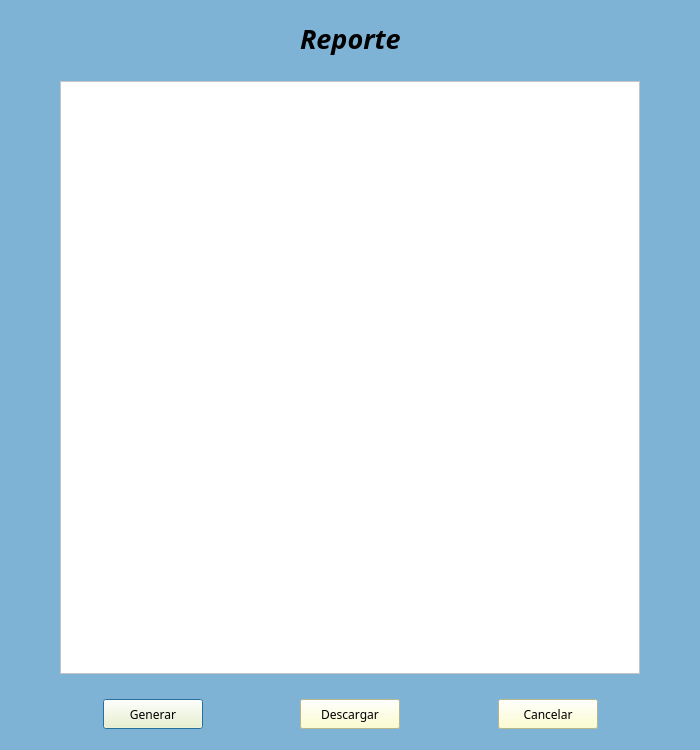
<?xml version="1.0" encoding="UTF-8"?>
<ui version="4.0">
 <class>Reporte</class>
 <widget class="QDialog" name="Reporte">
  <property name="geometry">
   <rect>
    <x>0</x>
    <y>0</y>
    <width>700</width>
    <height>750</height>
   </rect>
  </property>
  <property name="minimumSize">
   <size>
    <width>700</width>
    <height>750</height>
   </size>
  </property>
  <property name="maximumSize">
   <size>
    <width>700</width>
    <height>750</height>
   </size>
  </property>
  <property name="windowTitle">
   <string>Dialog</string>
  </property>
  <property name="styleSheet">
   <string notr="true">background-color: rgb(127, 179, 213);</string>
  </property>
  <layout class="QVBoxLayout" name="verticalLayout">
   <item>
    <widget class="QWidget" name="widget_2" native="true">
     <layout class="QHBoxLayout" name="horizontalLayout">
      <item>
       <spacer name="horizontalSpacer">
        <property name="orientation">
         <enum>Qt::Horizontal</enum>
        </property>
        <property name="sizeHint" stdset="0">
         <size>
          <width>40</width>
          <height>20</height>
         </size>
        </property>
       </spacer>
      </item>
      <item>
       <widget class="QLabel" name="label">
        <property name="font">
         <font>
          <family>Lucida Bright</family>
          <pointsize>20</pointsize>
          <italic>true</italic>
          <bold>true</bold>
         </font>
        </property>
        <property name="text">
         <string>Reporte</string>
        </property>
       </widget>
      </item>
      <item>
       <spacer name="horizontalSpacer_2">
        <property name="orientation">
         <enum>Qt::Horizontal</enum>
        </property>
        <property name="sizeHint" stdset="0">
         <size>
          <width>40</width>
          <height>20</height>
         </size>
        </property>
       </spacer>
      </item>
     </layout>
    </widget>
   </item>
   <item>
    <widget class="QWidget" name="widget" native="true">
     <layout class="QHBoxLayout" name="horizontalLayout_2">
      <item>
       <spacer name="horizontalSpacer_7">
        <property name="orientation">
         <enum>Qt::Horizontal</enum>
        </property>
        <property name="sizeType">
         <enum>QSizePolicy::Fixed</enum>
        </property>
        <property name="sizeHint" stdset="0">
         <size>
          <width>40</width>
          <height>20</height>
         </size>
        </property>
       </spacer>
      </item>
      <item>
       <widget class="QPlainTextEdit" name="reporte">
        <property name="styleSheet">
         <string notr="true">background-color: rgb(255, 255, 255);</string>
        </property>
       </widget>
      </item>
      <item>
       <spacer name="horizontalSpacer_8">
        <property name="orientation">
         <enum>Qt::Horizontal</enum>
        </property>
        <property name="sizeType">
         <enum>QSizePolicy::Fixed</enum>
        </property>
        <property name="sizeHint" stdset="0">
         <size>
          <width>40</width>
          <height>20</height>
         </size>
        </property>
       </spacer>
      </item>
     </layout>
    </widget>
   </item>
   <item>
    <layout class="QHBoxLayout" name="horizontalLayout_3">
     <property name="topMargin">
      <number>10</number>
     </property>
     <property name="bottomMargin">
      <number>10</number>
     </property>
     <item>
      <spacer name="horizontalSpacer_3">
       <property name="orientation">
        <enum>Qt::Horizontal</enum>
       </property>
       <property name="sizeHint" stdset="0">
        <size>
         <width>40</width>
         <height>20</height>
        </size>
       </property>
      </spacer>
     </item>
     <item>
      <widget class="QPushButton" name="generar">
       <property name="minimumSize">
        <size>
         <width>100</width>
         <height>30</height>
        </size>
       </property>
       <property name="maximumSize">
        <size>
         <width>100</width>
         <height>30</height>
        </size>
       </property>
       <property name="font">
        <font>
         <family>Lucida Bright</family>
         <pointsize>9</pointsize>
         <italic>false</italic>
         <bold>false</bold>
        </font>
       </property>
       <property name="styleSheet">
        <string notr="true">background-color: rgb(255, 255, 196);

</string>
       </property>
       <property name="text">
        <string>Generar</string>
       </property>
      </widget>
     </item>
     <item>
      <spacer name="horizontalSpacer_5">
       <property name="orientation">
        <enum>Qt::Horizontal</enum>
       </property>
       <property name="sizeHint" stdset="0">
        <size>
         <width>40</width>
         <height>20</height>
        </size>
       </property>
      </spacer>
     </item>
     <item>
      <widget class="QPushButton" name="descargar">
       <property name="minimumSize">
        <size>
         <width>100</width>
         <height>30</height>
        </size>
       </property>
       <property name="maximumSize">
        <size>
         <width>100</width>
         <height>16777215</height>
        </size>
       </property>
       <property name="font">
        <font>
         <family>Lucida Bright</family>
        </font>
       </property>
       <property name="styleSheet">
        <string notr="true">background-color: rgb(255, 255, 196);
</string>
       </property>
       <property name="text">
        <string>Descargar</string>
       </property>
      </widget>
     </item>
     <item>
      <spacer name="horizontalSpacer_6">
       <property name="orientation">
        <enum>Qt::Horizontal</enum>
       </property>
       <property name="sizeHint" stdset="0">
        <size>
         <width>40</width>
         <height>20</height>
        </size>
       </property>
      </spacer>
     </item>
     <item>
      <widget class="QPushButton" name="cancelar">
       <property name="minimumSize">
        <size>
         <width>100</width>
         <height>30</height>
        </size>
       </property>
       <property name="maximumSize">
        <size>
         <width>100</width>
         <height>30</height>
        </size>
       </property>
       <property name="font">
        <font>
         <family>Lucida Bright</family>
        </font>
       </property>
       <property name="styleSheet">
        <string notr="true">background-color: rgb(255, 255, 196);
</string>
       </property>
       <property name="text">
        <string>Cancelar</string>
       </property>
      </widget>
     </item>
     <item>
      <spacer name="horizontalSpacer_4">
       <property name="orientation">
        <enum>Qt::Horizontal</enum>
       </property>
       <property name="sizeHint" stdset="0">
        <size>
         <width>40</width>
         <height>20</height>
        </size>
       </property>
      </spacer>
     </item>
    </layout>
   </item>
  </layout>
 </widget>
 <resources/>
 <connections/>
</ui>
